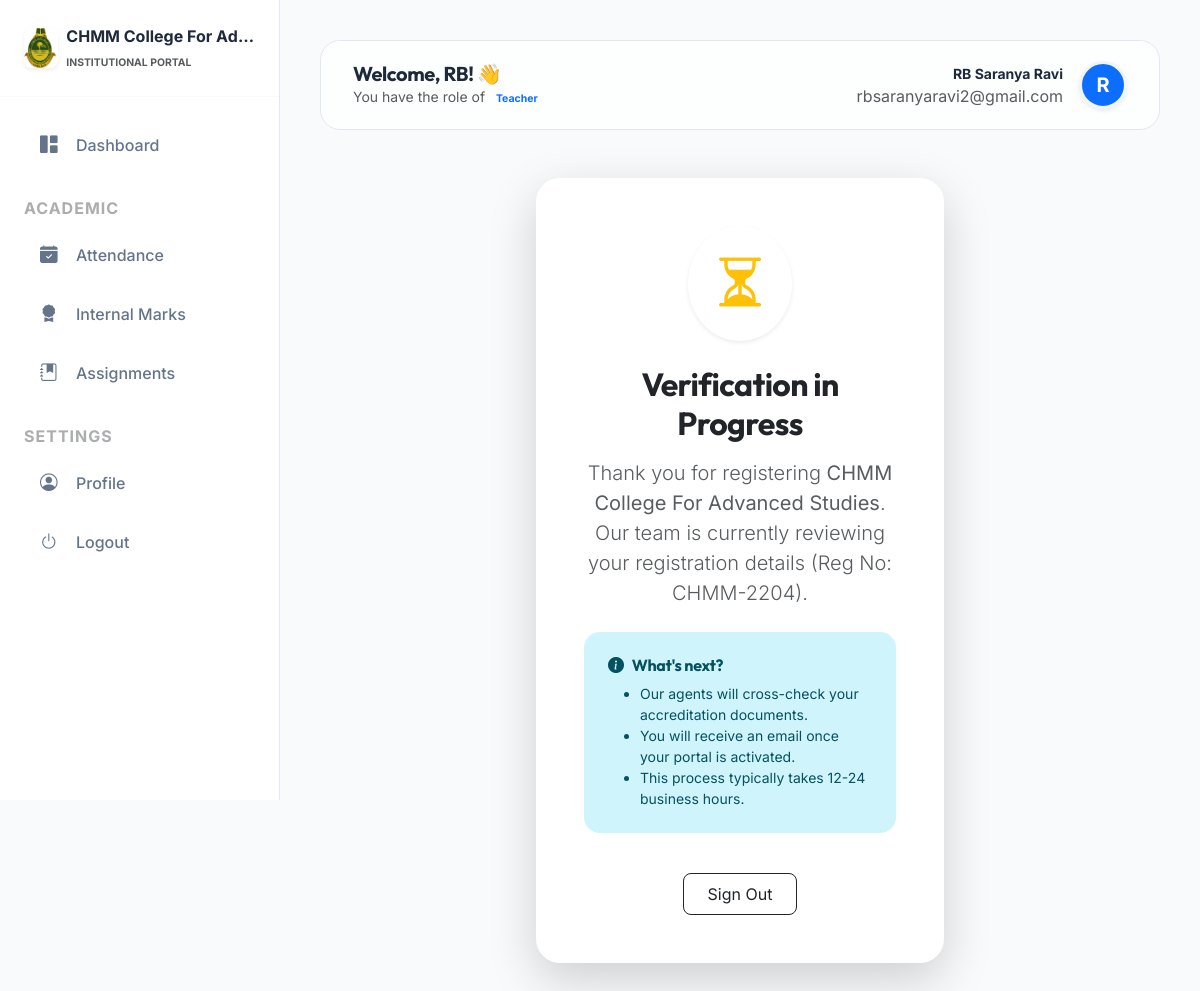
The page /pending-approval/ (signed in) on the database its author committed.
### colleges/models.py (models this page shows, shortened)
class College(models.Model):
    STATUS_CHOICES = (
        ('PENDING', 'Pending Approval'),
        ('APPROVED', 'Approved'),
        ('REJECTED', 'Rejected'),
    )
    name = models.CharField(max_length=255)
    slug = models.SlugField(unique=True, blank=True)
    logo = models.ImageField(upload_to='college_logos/', null=True, blank=True)
    theme_color = models.CharField(max_length=7, default='#3b82f6')
    address = models.TextField()
    contact_email = models.EmailField()
    phone_number = models.CharField(max_length=15, blank=True)
    district = models.CharField(max_length=100, blank=True)
    university_affiliation = models.CharField(max_length=500, blank=True, help_text="Comma-separated list of affiliated universities.")
    description = models.TextField(blank=True, help_text="Briefly describe your institution.")
    established_year = models.PositiveIntegerField(null=True, blank=True)
    registration_number = models.CharField(max_length=100, unique=True, null=True)
    website = models.URLField(null=True, blank=True)
    verification_document = models.FileField(upload_to='verification_docs/', null=True, blank=True)
    status = models.CharField(max_length=20, choices=STATUS_CHOICES, default='PENDING')
    rejection_reason = models.TextField(blank=True, null=True, help_text="Reason for rejection, shown to the institution.")
    slug_updated = models.BooleanField(default=False)
    created_at = models.DateTimeField(auto_now_add=True)

### accounts/models.py (models this page shows, shortened)
class CustomUser(AbstractUser):
    ROLES = (
        ('SUPER_ADMIN', 'Super Admin'),
        ('COLLEGE_ADMIN', 'College Admin'),
        ('HOD', 'Head of Department'),
        ('TEACHER', 'Teacher'),
        ('STUDENT', 'Student'),
    )
    username = None
    email = models.EmailField(unique=True)
    role = models.CharField(max_length=20, choices=ROLES, default='STUDENT')
    college = models.ForeignKey(College, on_delete=models.CASCADE, null=True, blank=True, related_name='users')
    objects = CustomUserManager()
    USERNAME_FIELD = 'email'
    REQUIRED_FIELDS = []

### core/views.py (the view)
# urls.py: path('', views.pending_approval, name='pending_approval'),
def pending_approval(request):
    return render(request, 'accounts/pending_approval.html')

### accounts/templates/accounts/pending_approval.html (shortened to what this page needs)
{% extends 'base.html' %}
{% block content %}
<div class="row justify-content-center mt-5">
    <div class="col-md-6 text-center">
        <div class="card card-premium p-5 border-0 shadow-lg">
            {% if request.college.status == 'REJECTED' %}
                <div class="mb-4">
                    <div class="bg-danger-soft p-4 rounded-circle d-inline-block shadow-sm">
                        <i class="bi bi-x-circle-fill display-4 text-danger"></i>
                    </div>
                </div>
                <h2 class="fw-bold mb-3">Registration Not Approved</h2>
                <p class="text-muted lead mb-4">
                    We regret to inform you that the registration for <strong>{{ request.college.name }}</strong> could not be approved at this time.
                </p>
                <div class="alert alert-danger border-0 rounded-4 p-4 text-start small">
                    <h6 class="fw-bold text-danger"><i class="bi bi-exclamation-triangle-fill me-2"></i>Reason for Rejection:</h6>
                    <p class="mb-0">{{ request.college.rejection_reason }}</p>
                </div>
            {% else %}
                <div class="mb-4">
                    <div class="bg-warning-soft p-4 rounded-circle d-inline-block shadow-sm">
                        <i class="bi bi-hourglass-split display-4 text-warning"></i>
                    </div>
                </div>
                <h2 class="fw-bold mb-3">Verification in Progress</h2>
                <p class="text-muted lead mb-4">
                    Thank you for registering <strong>{{ request.college.name }}</strong>.
                    Our team is currently reviewing your registration details (Reg No: {{ request.college.registration_number }}).
                </p>
                <div class="alert alert-info border-0 rounded-4 p-4 text-start small">
                    <h6 class="fw-bold"><i class="bi bi-info-circle-fill me-2"></i>What's next?</h6>
                    <ul class="mb-0">
                        <li>Our agents will cross-check your accreditation documents.</li>
                        <li>You will receive an email once your portal is activated.</li>
                        <li>This process typically takes 12-24 business hours.</li>
                    </ul>
                </div>
            {% endif %}
            <div class="mt-4">
                <form action="{% url 'logout' %}" method="post">
                    <button type="submit" class="btn btn-outline-dark px-4 py-2 rounded-3">Sign Out</button>
                </form>
            </div>
        </div>
    </div>
</div>
{% endblock %}

### templates/base.html (shortened to what this page needs)
{% load static %}
<!DOCTYPE html>
<html lang="en">
<head>
    <link href="https://cdn.jsdelivr.net/npm/bootstrap@5.3.0/dist/css/bootstrap.min.css" rel="stylesheet">
    <link rel="stylesheet" href="https://cdn.jsdelivr.net/npm/bootstrap-icons@1.11.1/font/bootstrap-icons.css">
</head>
<body>
    {% if user.is_authenticated %}
    <aside class="sidebar" id="sidebar">
        <div class="p-4 mb-3 d-flex align-items-center border-bottom border-light">
            {% if request.college.logo %}
            <img src="{{ request.college.logo.url }}" alt="Logo" height="40" class="me-2 rounded-3 shadow-sm">
            {% else %}
            <div class="bg-primary rounded-3 p-2 me-2 shadow-sm"><i class="bi bi-mortarboard-fill text-white fs-5"></i></div>
            {% endif %}
            <div class="overflow-hidden">
                <span class="fs-6 fw-bold text-main d-block text-truncate">{{ request.college.name|default:"Management Panel" }}</span>
                <span class="x-small text-muted text-uppercase fw-bold letter-spacing-1" style="font-size: 0.65rem;">Institutional Portal</span>
            </div>
        </div>
        <nav class="mt-2" style="max-height: calc(100vh - 100px); overflow-y: auto; overflow-x: hidden;">
            {% if user.role == 'SUPER_ADMIN' %}
            <a href="{% url 'college_approval_queue' %}"
                class="nav-link-custom {% if request.resolver_match.url_name == 'college_approval_queue' %}active{% endif %}">
                <i class="bi bi-speedometer2"></i> Management Console
            </a>
            {% else %}
            <a href="{% url 'dashboard' %}"
                class="nav-link-custom {% if request.resolver_match.url_name == 'dashboard' %}active{% endif %}">
                <i class="bi bi-grid-1x2-fill"></i> Dashboard
            </a>
            {% endif %}
            {% if user.role == 'TEACHER' %}
            <div class="px-4 mt-4 mb-2 text-uppercase x-small fw-bold text-muted opacity-50" style="letter-spacing: 1px;">Academic</div>
            <a href="{% url 'mark_attendance' %}" class="nav-link-custom">
                <i class="bi bi-calendar-check-fill"></i> Attendance
            </a>
            <a href="{% url 'internal_marks_list' %}" class="nav-link-custom">
                <i class="bi bi-award-fill"></i> Internal Marks
            </a>
            <a href="{% url 'assignment_list' %}" class="nav-link-custom">
                <i class="bi bi-journal-bookmark-fill"></i> Assignments
            </a>
            {% endif %}
            <div class="px-4 mt-4 mb-2 text-uppercase x-small fw-bold text-muted opacity-50" style="letter-spacing: 1px;">Settings</div>
            <a href="{% url 'edit_profile' %}" class="nav-link-custom {% if 'profile' in request.path %}active{% endif %}">
                <i class="bi bi-person-circle"></i> Profile
            </a>
            <form action="{% url 'logout' %}" method="post" class="m-0">
                <button type="submit" class="nav-link-custom border-0 bg-transparent w-100 text-start">
                    <i class="bi bi-power"></i> Logout
                </button>
            </form>
        </nav>
    </aside>
    {% endif %}
    <main class="{% if user.is_authenticated %}main-content{% endif %}">
        {% if user.is_authenticated %}
        <header class="header-glass animate-up">
            <div class="d-flex align-items-center">
                <div>
                    <h5 class="fw-bold mb-0">Welcome, {{ user.first_name }}! 👋</h5>
                    <p class="text-muted small mb-0 d-none d-md-block">You have the role of <span class="badge bg-primary-soft text-primary rounded-pill">{{ user.get_role_display }}</span></p>
                </div>
            </div>
            <div class="d-flex align-items-center gap-3">
                <div class="d-flex align-items-center gap-3">
                    <div class="text-end d-none d-md-block">
                        <span class="fw-bold d-block small">{{ user.get_full_name }}</span>
                        <span class="text-muted x-small">{{ user.email }}</span>
                    </div>
                    <div class="bg-primary rounded-circle shadow-sm d-flex align-items-center justify-content-center"
                        style="width: 48px; height: 48px; border: 3px solid var(--surface-2);">
                        <span class="fw-bold text-white fs-5">{{ user.first_name|first|upper }}</span>
                    </div>
                </div>
            </div>
        </header>
        {% endif %}
        <div class="container-fluid p-0 animate-up">
            {% block content %}{% endblock %}
        </div>
    </main>
</body>
</html>

### rows shown on the page
College: college.logo (picture), college.name "CHMM College For Ad…", college.name "CHMM College For Advanced Studies", college.registration_number "CHMM-2204"
CustomUser: first_name "RB", role "Teacher", get_full_name "RB Saranya Ravi", email "rbsaranyaravi2@gmail.com", first_name|first "R"
